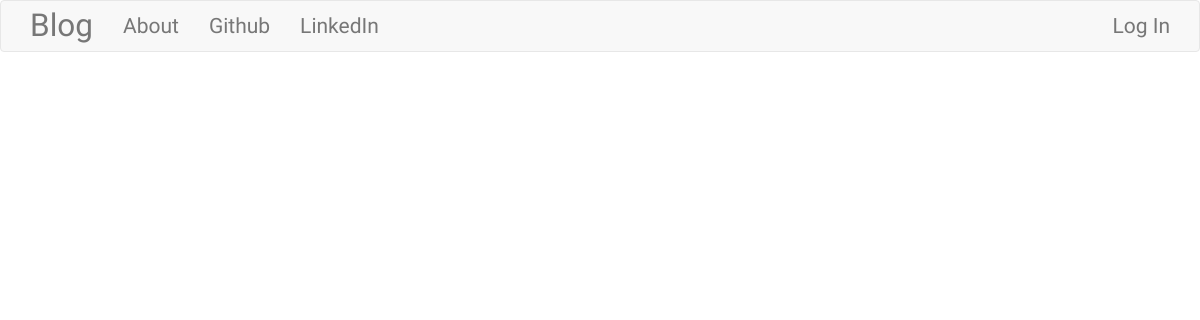
Before: / with the older database file.
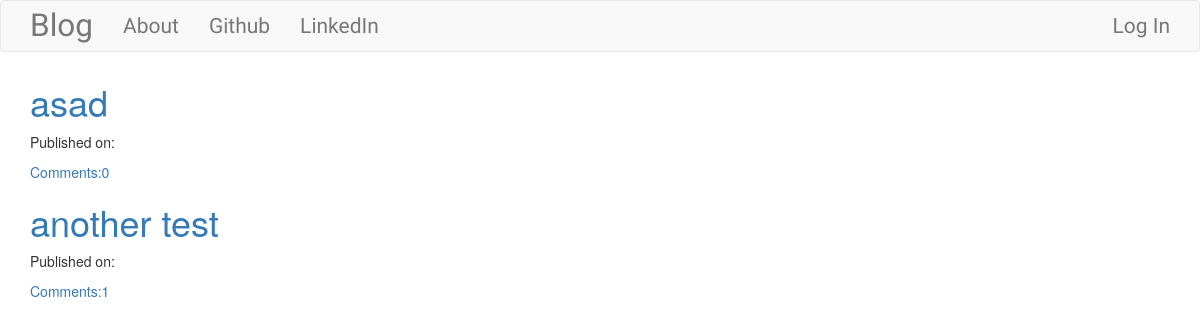
After: the same page with the newer database file.
### blog/models.py (models this page shows, shortened)
class Post(models.Model):
    author = models.ForeignKey('auth.User')
    title = models.CharField(max_length=256)
    text = models.TextField()
    created_date = models.DateTimeField(default=timezone.now)
    published_date = models.DateTimeField(blank = True, null = True)
    def approve_comments(self):
        return self.comments.filter(approved_comment=True)

### blog/views.py (the view)
# urls.py: url(r'^$', views.PostListView.as_view(), name= 'post_list'),
class PostListView(ListView):
    model = Post
    def get_queryset(self):
        return Post.objects.filter(published_date__lte=timezone.now()).order_by('-published_date')

### blog/templates/blog/post_list.html
{% extends "blog/base.html" %}
{% block content %}
<div class="centerstage">
  {% for post in post_list %}
  <div class="post">
    <h1><a href="{% url 'post_detail' pk=post.pk %}">{{post.title}}</a></h1>
    <div class="date">
      <p>Published on: {{post.published|date:"D M Y"}}</p>
    </div>
    <a href="{% url 'post_detail' pk=post.pk %}">Comments:{{post.approve_comments.count}}</a>
  </div>
  {% endfor %}
</div>
{% endblock %}

### blog/templates/blog/base.html (shortened to what this page needs)
<!DOCTYPE html>
{% load staticfiles %}
<html>
  <head>
  <link href="https://maxcdn.bootstrapcdn.com/bootstrap/3.3.7/css/bootstrap.min.css" rel="stylesheet">
  <link rel="stylesheet" href="//cdn.jsdelivr.net/npm/medium-editor@latest/dist/css/medium-editor.min.css" type="text/css" media="screen" charset="utf-8">
  <link rel="stylesheet" href="{% static 'css/blog.css' %}">
</head>
  <body>
<nav class="navbar navbar-default techfont custom-navbar">
  <div class="container">
    <ul class="nav navbar-nav">
      <li><a class="navbar-brand bigbrand" href="{% url 'post_list' %}">Blog</a></li>
      <li><a href="{% url 'about' %}">About</a></li>
      <li><a href="https://github.com/plerixus/">Github</a></li>
      <li><a href="https://github.com/plerixus/">LinkedIn</a></li>
    </ul>
    <ul class="nav navbar-nav navbar-right">
      {% if user.is_authenticated %}
        <li><a href="{% url 'post_new' %}">New Post</a></li>
        <li><a href="{% url 'post_draft_list' %}">Drafts</a></li>
        <li><a href="{% url 'logout' %}">Log Out</a></li>
        <li><a>Welcome: {{user.username}}</a></li>
      {% else %}
        <li><a href="{% url 'login' %}">Log In</a></li>
      {% endif %}
    </ul>
  </div>
</nav>
<div class="content container">
  <div class="row">
    <div class="col-md-8">
      {% block content %}
      {% endblock %}
    </div>
  </div>
</div>
  </body>
</html>

### blog/static/css/blog.css (style rules this page uses)
.techfont { font-family: 'Catamaran', sans-serif; font-size: 1.5em; margin-bottom: 10px; }
.centerstage { margin-left: auto; margin-right: auto; }
.bigbrand { font-size: 1.5em; }

Changed rows visible on the page:
added Post: title "asad", approve_comments.count "0"
added Post: title "another test", approve_comments.count "1"
